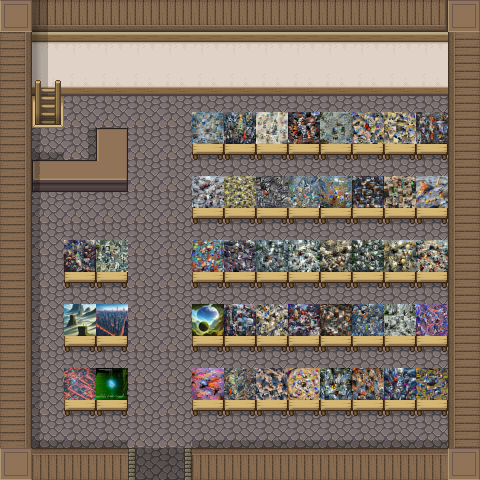

Tiled map render using the project's own tile images. Description and the map definition, with tile-layer contents summarised, below:
An orthogonal 15x15 tile map with 32x32 px tiles, 4 tile layers (Tile Layer 1, Tile Layer 2, Tile Layer 3, Tile Layer 4), 4 tilesets and 64 objects (2x collision-0006, start, teleport1, teleport, collision-0002, ...).

<map version="1.10" tiledversion="1.10.2" orientation="orthogonal" renderorder="right-down" width="15" height="15" tilewidth="32" tileheight="32" infinite="0" nextlayerid="7" nextobjectid="107">
 <tileset firstgid="1" source="[Base]BaseChip_pipo.tsx" />
 <tileset firstgid="1001" source="../../spritesheets/slates.tsx" />
 <tileset firstgid="2289" source="../../spritesheets/Overworld.tsx" />
 <tileset firstgid="3729" source="../../spritesheets/gallery.tsx" />
 <layer id="1" name="Tile Layer 1" width="15" height="15">
  <data>[225 cells, 225 non-empty, 10 distinct tile ids]</data>
 </layer>
 <layer id="2" name="Tile Layer 2" width="15" height="15">
  <data>[225 cells, 11 non-empty, 1 distinct tile ids]</data>
 </layer>
 <layer id="3" name="Tile Layer 3" width="15" height="15">
  <data>[225 cells, 52 non-empty, 7 distinct tile ids]</data>
 </layer>
 <objectgroup id="5" name="Object Layer 1">
  <object id="1" name="Start Position" type="start" x="160.466" y="421.049">
   <point />
  </object>
  <object id="7" name="teleport1" x="32.625" y="95.75" width="32.0834" height="15.1667">
   <properties>
    <property name="destination" value="cellar-2" />
   </properties>
  </object>
  <object id="8" name="teleport" x="128.958" y="465.75" width="63.4167" height="15.1667">
   <properties>
    <property name="destination" value="map" />
    <property name="x" type="int" value="592" />
    <property name="y" type="int" value="378" />
   </properties>
  </object>
  <object id="19" name="collision-0006" x="26.25" y="448" width="110" height="7.33333">
   <properties>
    <property name="collision" type="bool" value="true" />
   </properties>
  </object>
  <object id="20" name="collision-0002" x="185.75" y="448.125" width="269.667" height="6.20833">
   <properties>
    <property name="collision" type="bool" value="true" />
   </properties>
  </object>
  <object id="21" name="collision-0004" x="32.5833" y="76.3333" width="414.606" height="18.8182">
   <properties>
    <property name="collision" type="bool" value="true" />
   </properties>
  </object>
  <object id="22" name="collision-0005" x="25.25" y="76.5758" width="6.45455" height="372.424">
   <properties>
    <property name="collision" type="bool" value="true" />
   </properties>
  </object>
  <object id="23" name="collision-0003" x="447.583" y="76.2273" width="7.72727" height="371.939">
   <properties>
    <property name="collision" type="bool" value="true" />
   </properties>
  </object>
  <object id="24" name="collision-0006" x="192.106" y="320.432" width="254.917" height="25.25">
   <properties>
    <property name="collision" type="bool" value="true" />
   </properties>
  </object>
  <object id="25" name="collision-0008" x="33.4167" y="161.083" width="93.5" height="23.5">
   <properties>
    <property name="collision" type="bool" value="true" />
   </properties>
  </object>
  <object id="26" name="collision-0007" x="192.833" y="384.659" width="255.348" height="23.7727">
   <properties>
    <property name="collision" type="bool" value="true" />
   </properties>
  </object>
  <object id="27" name="collision-0009" x="97.4167" y="129.083" width="29" height="31.5">
   <properties>
    <property name="collision" type="bool" value="true" />
   </properties>
  </object>
  <object id="28" name="gallery_0011" x="192.75" y="319.25" width="29.25" height="41.75">
   <properties>
    <property name="acknowledgements" value="Stable diffusion, Yoji Shinkawa Style LoRA, BadDream, UnrealisticDream, easynegative" />
    <property name="artist" value="nft.artist" />
    <property name="blockchain" value="bitshares" />
    <property name="component" value="gallery" />
    <property name="header" value="power" />
    <property name="narrative" value="The Bitshares blockchain can power everything." />
    <property name="symbol" value="NFTEA.POWER" />
    <property name="tags" value="airdrop, ai, technology" />
   </properties>
  </object>
  <object id="29" name="collision-0013" x="192.72" y="256.25" width="256.349" height="23.7727">
   <properties>
    <property name="collision" type="bool" value="true" />
   </properties>
  </object>
  <object id="30" name="collision-0014" x="192.477" y="192.614" width="255.682" height="23.7727">
   <properties>
    <property name="collision" type="bool" value="true" />
   </properties>
  </object>
  <object id="31" name="collision-0015" x="192.765" y="128.674" width="255.015" height="23.7727">
   <properties>
    <property name="collision" type="bool" value="true" />
   </properties>
  </object>
  <object id="32" name="collision-0010" x="64.326" y="384.356" width="63.348" height="24.8636">
   <properties>
    <property name="collision" type="bool" value="true" />
   </properties>
  </object>
  <object id="33" name="collision-0011" x="64.6896" y="320.114" width="63.348" height="24.8636">
   <properties>
    <property name="collision" type="bool" value="true" />
   </properties>
  </object>
  <object id="34" name="collision-0012" x="63.9624" y="256.295" width="63.348" height="24.8636">
   <properties>
    <property name="collision" type="bool" value="true" />
   </properties>
  </object>
  <object id="35" name="gallery_0012" x="224.875" y="319.375" width="29.25" height="41.75">
   <properties>
    <property name="acknowledgements" value="Stable diffusion, Yoji Shinkawa Style LoRA, BadDream, UnrealisticDream, easynegative" />
    <property name="artist" value="nft.artist" />
    <property name="blockchain" value="bitshares" />
    <property name="component" value="gallery" />
    <property name="header" value="power" />
    <property name="narrative" value="The Bitshares blockchain can power everything." />
    <property name="symbol" value="NFTEA.POWER" />
    <property name="tags" value="airdrop, ai, technology" />
   </properties>
  </object>
  <object id="36" name="gallery_0013" x="257.375" y="319.625" width="29.25" height="41.75">
   <properties>
    <property name="acknowledgements" value="Stable diffusion, Yoji Shinkawa Style LoRA, BadDream, UnrealisticDream, easynegative" />
    <property name="artist" value="nft.artist" />
    <property name="blockchain" value="bitshares" />
    <property name="component" value="gallery" />
    <property name="header" value="power" />
    <property name="narrative" value="The Bitshares blockchain can power everything." />
    <property name="symbol" value="NFTEA.POWER" />
    <property name="tags" value="airdrop, ai, technology" />
   </properties>
  </object>
  <object id="37" name="gallery_0014" x="289.443" y="319.852" width="29.25" height="41.3864">
   <properties>
    <property name="acknowledgements" value="Stable diffusion, Yoji Shinkawa Style LoRA, BadDream, UnrealisticDream, easynegative" />
    <property name="artist" value="nft.artist" />
    <property name="blockchain" value="bitshares" />
    <property name="component" value="gallery" />
    <property name="header" value="power" />
    <property name="narrative" value="The Bitshares blockchain can power everything." />
    <property name="symbol" value="NFTEA.POWER" />
    <property name="tags" value="airdrop, ai, technology" />
   </properties>
  </object>
  </objectgroup>
 <layer id="4" name="Tile Layer 4" width="15" height="15">
  <properties>
   <property name="z" type="int" value="1" />
  </properties>
  <data>[225 cells, 108 non-empty, 95 distinct tile ids]</data>
 </layer>
</map>
<!-- 42 of 64 objects omitted -->
